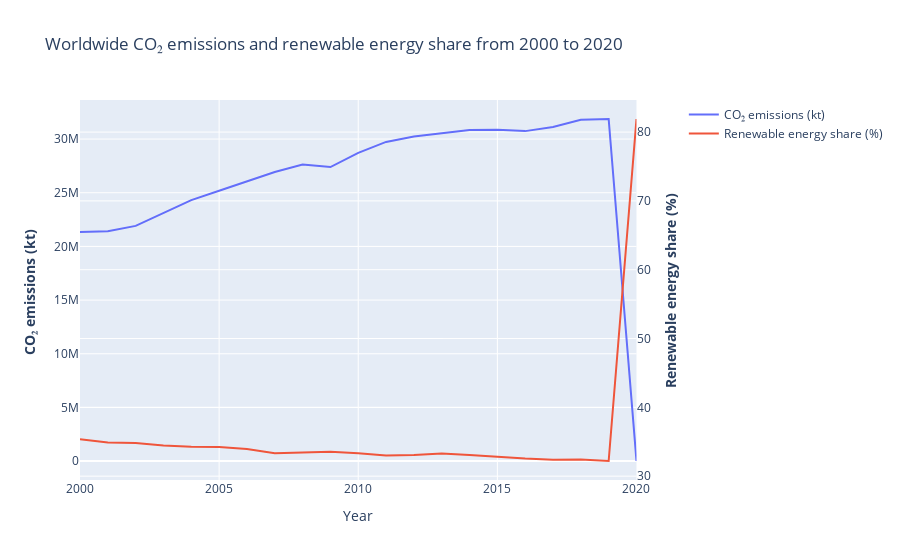

Write notebook code for a chart like this one.
### Markdown cell above
To get a more global view, the following graph shows the sustainable energy share compared to the CO2 emissions of all the countries in the datasets.

### Code cell
developed_countries = [
    "Australia",
    "Austria",
    "Belgium",
    "Canada",
    "Denmark",
    "Finland",
    "France",
    "Germany",
    "Iceland",
    "Ireland",
    "Israel",
    "Italy",
    "Japan",
    "Luxembourg",
    "Netherlands",
    "New Zealand",
    "Norway",
    "Portugal",
    "Singapore",
    "South Korea",
    "Spain",
    "Sweden",
    "Switzerland",
    "United Kingdom",
    "United States",
    "Andorra",
    "Cyprus",
    "Czech Republic",
    "Estonia",
    "Greece",
    "Hong Kong SAR",
    "Latvia",
    "Lithuania",
    "Malta",
    "Monaco",
    "San Marino",
    "Slovakia",
    "Slovenia"
]


countries = pd.read_csv("../datasets/sus.csv")["Entity"].drop_duplicates()
world_data = df[(df['Element'] == "Emissions (CO2)") & (df['Item'] == "All sectors without LULUCF") & (df['Area'].isin(countries))].drop(columns=[
    'Item', 'Access to electricity (% of population)',
    'Access to clean fuels for cooking',
    'Renewable-electricity-generating-capacity-per-capita',
    'Financial flows to developing countries (US $)',
    'Electricity from fossil fuels (TWh)', 'Electricity from nuclear (TWh)',
    'Low-carbon electricity (% electricity)',
    'Primary energy consumption per capita (kWh/person)',
    'Energy intensity level of primary energy (MJ/$2017 PPP GDP)',
    'Value_co2_emissions_kt_by_country',
    'Renewables (% equivalent primary energy)', 'gdp_growth',
    'gdp_per_capita', 'Density\\n(P/Km2)', 'Land Area(Km2)', 'Latitude',
    'Longitude']).dropna()
means = pd.concat([world_data['Renewable energy share in the total final energy consumption (%)'].groupby(world_data['Year']).mean(), world_data['Emission'].groupby(world_data['Year']).sum()], axis=1)

import plotly.graph_objects as go
from plotly.subplots import make_subplots

# Create figure with secondary y-axis
fig = make_subplots(specs=[[{"secondary_y": True}]])

# Add traces
fig.add_trace(
    go.Scatter(x=means.index, y=means['Emission'], name="CO₂ emissions (kt)"),
    secondary_y=False,
)

fig.add_trace(
    go.Scatter(x=means.index, y=means['Renewable energy share in the total final energy consumption (%)'], name="Renewable energy share (%)"),
    secondary_y=True,
)

# Add figure title
fig.update_layout(
    title_text="Worldwide CO₂ emissions and renewable energy share from 2000 to 2020"
)

# Set x-axis title
fig.update_xaxes(title_text="Year")

# Set y-axes titles
fig.update_yaxes(title_text="<b>CO₂ emissions (kt) </b>", secondary_y=False)
fig.update_yaxes(title_text="<b>Renewable energy share (%)</b>", secondary_y=True)

fig.show()

### Figure 1 — Plotly figure (JSON) as saved in the notebook; plotly's stock layout.template omitted (floating-point values rounded to 4 significant figures)
{"data": [{"name": "CO₂ emissions (kt)", "type": "scatter", "x": [2000, 2001, 2002, 2003, 2004, 2005, 2006, 2007, 2008, 2009, 2010, 2011, 2012, 2013, 2014, 2015, 2016, 2017, 2018, 2019, 2020], "xaxis": "x", "y": [21350000.0, 21410000.0, 21910000.0, 23120000.0, 24310000.0, 25190000.0, 26050000.0, 26930000.0, 27620000.0, 27400000.0, 28720000.0, 29730000.0, 30250000.0, 30520000.0, 30850000.0, 30870000.0, 30740000.0, 31120000.0, 31800000.0, 31870000.0, 10054], "yaxis": "y"}, {"name": "Renewable energy share (%)", "type": "scatter", "x": [2000, 2001, 2002, 2003, 2004, 2005, 2006, 2007, 2008, 2009, 2010, 2011, 2012, 2013, 2014, 2015, 2016, 2017, 2018, 2019, 2020], "xaxis": "x", "y": [35.37, 34.9, 34.83, 34.46, 34.28, 34.23, 33.94, 33.34, 33.43, 33.53, 33.33, 32.99, 33.08, 33.28, 33.07, 32.77, 32.55, 32.38, 32.44, 32.2, 81.9], "yaxis": "y2"}], "layout": {"title": {"text": "Worldwide CO₂ emissions and renewable energy share from 2000 to 2020"}, "xaxis": {"anchor": "y", "domain": [0, 0.94], "title": {"text": "Year"}}, "yaxis": {"anchor": "x", "domain": [0, 1], "title": {"text": "<b>CO₂ emissions (kt) </b>"}}, "yaxis2": {"anchor": "x", "overlaying": "y", "side": "right", "title": {"text": "<b>Renewable energy share (%)</b>"}}}}
